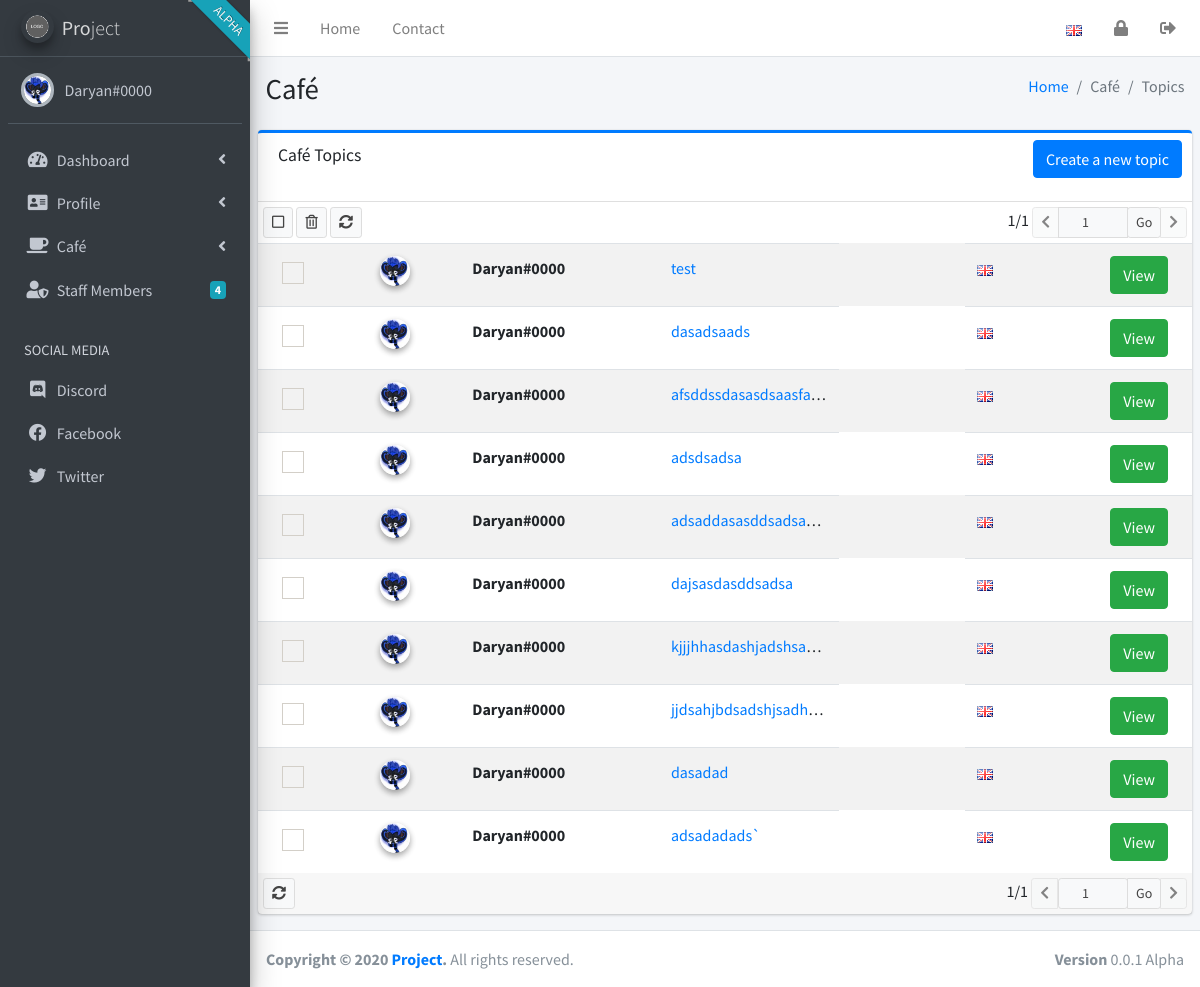
/cafe/topics.php (signed in), run on the app's committed database.
### tables this page shows
CREATE TABLE `users` (
  `PlayerID` int(11) NOT NULL,
  `Username` text NOT NULL,
  `NameID` int(11) NOT NULL,
  `Password` text NOT NULL,
  `PrivLevel` int(11) NOT NULL,
  `TitleNumber` int(11) NOT NULL,
  `FirstCount` int(11) NOT NULL,
  `CheeseCount` int(11) NOT NULL,
  `ShamanCheeses` int(11) NOT NULL,
  `ShopCheeses` int(11) NOT NULL,
  `ShopFraises` int(11) NOT NULL,
  `ShamanSaves` int(11) NOT NULL,
  `HardModeSaves` int(11) NOT NULL,
  `DivineModeSaves` int(11) NOT NULL,
  `BootcampCount` int(11) NOT NULL,
  `ShamanType` int(11) NOT NULL,
  `Look` text NOT NULL,
  `MouseColor` text NOT NULL,
  `ShamanColor` text NOT NULL,
  `RegDate` int(11) NOT NULL,
  `CheeseTitleList` text NOT NULL,
  `FirstTitleList` text NOT NULL,
  `BootcampTitleList` text NOT NULL,
  `ShamanTitleList` text NOT NULL,
  `HardModeTitleList` text NOT NULL,
  `DivineModeTitleList` text NOT NULL,
  `ShopTitleList` text NOT NULL,
  `SpecialTitleList` text NOT NULL,
  `ShopItems` text NOT NULL,
  `ShamanItems` text NOT NULL,
  `ShamanEquipedItems` text NOT NULL,
  `Clothes` text NOT NULL,
  `ShopBadges` text NOT NULL,
  `TotemItemCount` int(11) NOT NULL,
  `Totem` text NOT NULL,
  `BanHours` int(11) NOT NULL,
  `Email` text NOT NULL,
  `MapCrew` tinyint(1) NOT NULL,
  `LuaDev` tinyint(1) NOT NULL,
  `FunCorp` tinyint(1) NOT NULL,
  `ShamanLevel` int(11) NOT NULL,
  `ShamanExp` int(11) NOT NULL,
  `ShamanExpNext` int(11) NOT NULL,
  `Skills` text NOT NULL,
  `LastOn` int(11) NOT NULL,
  `Gender` int(11) NOT NULL,
  `MarriageID` int(11) NOT NULL,
  `LastDivorceTimer` int(11) NOT NULL,
  `TribeCode` int(11) NOT NULL,
  `TribeRank` int(11) NOT NULL,
  `Karma` int(11) NOT NULL,
  `TribunalCorrect` int(11) NOT NULL,
  `TribunalIncorrect` int(11) NOT NULL,
  `ElectionVoted` tinyint(1) NOT NULL,
  `Gifts` text NOT NULL,
  `Messages` text NOT NULL,
  `SurvivorStats` text NOT NULL,
  `RacingStats` text NOT NULL,
  `ShamanBadges` text NOT NULL,
  `EquipedShamanBadge` int(11) NOT NULL,
  `Consumables` text NOT NULL,
  `EquipedConsumables` text NOT NULL,
  `Letters` text NOT NULL,
  `Pet` int(11) NOT NULL,
  `PetEnd` int(11) NOT NULL,
  `IceCoins` int(11) NOT NULL,
  `IceTokens` int(11) NOT NULL,
  `VipTime` int(11) NOT NULL,
  `Time` int(11) NOT NULL,
  `GodFather` text NOT NULL,
  `RoundsCount` int(11) NOT NULL,
  `MuteTime` int(11) NOT NULL,
  `MuteReason` text NOT NULL,
  `PermaBanned` tinyint(1) NOT NULL,
  `BanTime` int(11) NOT NULL,
  `BanReason` text NOT NULL,
  `NameColor` text NOT NULL,
  `forum` int(1) NOT NULL DEFAULT '0'
);

CREATE TABLE `cafetopics` (
  `TopicID` int(11) NOT NULL,
  `Title` text NOT NULL,
  `AuthorID` int(11) NOT NULL,
  `Langue` text NOT NULL
);

### langs/lang_driver.php (called while the page is built, shortened)
<?php
function item($section, $name)
{
    return json_decode(file_get_contents(__DIR__ . '/' . SYS_LANG . '.json'), true)[$section][$name];
}
?>

### includes/userinfo.inc.php (called while the page is built, shortened)
<?php
require $_SERVER['DOCUMENT_ROOT'] . '/includes/dbconfig.inc.php';
if (empty($_SESSION['user_id'])) {
    header('location: /login.php');
} else {
    $id = $_SESSION['user_id'];
    $sql = "SELECT * FROM users WHERE PlayerID = ?;";
    $stmt = mysqli_stmt_init($con);
    if (!mysqli_stmt_prepare($stmt, $sql)) {
        header("location: index.php?error=sqlerror");
        exit();
    } else {
        mysqli_stmt_bind_param($stmt, "i", $id);
        mysqli_stmt_execute($stmt);
        $result = mysqli_stmt_get_result($stmt);
        if ($row = mysqli_fetch_assoc($result)) {
            if ($row['PlayerID'] == $id) {
                $username = $row['Username'];
                $privLevel = $row['PrivLevel'];
                $tag = $row['NameID'];
                $tag = str_pad($tag, 4, '0', STR_PAD_LEFT);
                if (file_exists($_SERVER['DOCUMENT_ROOT'] . '/avatars/' . $id . '/' . $id . '.jpg')) {
                    $srcImage = "/avatars/$id/$id.jpg";
                    $filemtime = time();
                    $image = $srcImage . '?' . $filemtime;
                } else {
                    $filemtime = time();
                    $image = "/images/placeholder.png?$filemtime";
                }
            }
        }
    }
}
?>

### includes/staffCount.inc.php (called while the page is built, shortened)
<?php
function staffCount($con)
{
    $sql = "SELECT COUNT(Username) FROM users WHERE PrivLevel >= 3 OR MapCrew = 1;";
    $result = mysqli_query($con, $sql);
    $rows = mysqli_fetch_row($result);
    return $rows[0];
}

### includes/topics.inc.php (the view)
<?php
require $_SERVER['DOCUMENT_ROOT'] . '/includes/dbconfig.inc.php';
require_once $_SERVER['DOCUMENT_ROOT'] . '/includes/userinfo.inc.php';
if (isset($_GET['page']) && is_numeric($_GET['page']) && !$_GET['page'] < 1) {
    $pageno = $_GET['page'];
} else {
    $pageno = 1;
}
$no_of_records_per_page = 10;
$offset = ($pageno - 1) * $no_of_records_per_page;
$total_pages_sql = "SELECT COUNT(*) FROM cafetopics";
$result = mysqli_query($con, $total_pages_sql);
$total_rows = mysqli_fetch_array($result)[0];
$total_pages = ceil($total_rows / $no_of_records_per_page);
$sql = $con->query("SELECT * FROM cafetopics ORDER BY TopicID DESC LIMIT $offset, $no_of_records_per_page");
$isFirst = $pageno <= 1 ? 'disabled' : '';
$isLast = $pageno >= $total_pages ? 'disabled' : '';
$prev = $pageno <= 1 ? '#' : $pageno - 1;
$next = $pageno >= $total_pages ? '#' : $pageno + 1;
$actual_link = (isset($_SERVER['HTTPS']) && $_SERVER['HTTPS'] === 'on' ? "https" : "http") . "://$_SERVER[HTTP_HOST]$_SERVER[REQUEST_URI]";
if ($privLevel >= 5) {
    $checkAllRemove = '<form method="post" action="/includes/removeTopic.inc.php" id="removeTopic"><button type="button" class="btn btn-default btn-sm checkbox-toggle"><i class="far fa-square"></i></button> <div class="btn-group"><button type="submit" class="btn btn-default btn-sm" name="deleteBtn"><i class="far fa-trash-alt"></i></button></div>';
} else {
    $checkAllRemove = '';
}
echo '
                        <div class="mailbox-controls">
                            ' . $checkAllRemove . '
                            <a href="' . $actual_link . '" class="btn btn-default btn-sm"><i class="fas fa-sync-alt"></i></a>
                            <div class="float-right">
                                ' . $pageno . '/' . $total_pages . '
                                <div class="btn-group">
                                    <a href="?page=' . $prev . '" class="btn btn-default btn-sm ' . $isFirst . '"><i class="fas fa-chevron-left"></i></a>
                                    <form method="get" class="input-group">
                                        <input type="number" class="btn btn-default btn-sm" placeholder="' . $pageno . ' - ' . $total_pages . '" min="1" max="' . $total_pages . '" value="' . $pageno . '" name="page">
                                        <span class="input-group-append">
                                            <button type="submit" class="btn btn-default btn-sm" name="nextPage">Go</button>
                                        </span>
                                    <a href="?page=' . $next . '" class="btn btn-default btn-sm ' . $isLast . '"><i class="fas fa-chevron-right"></i></a>
                                </div>
                            </div>
                        </div>
                        <div class="table-responsive mailbox-messages">
                            <table class="table table-hover table-striped">
                                <tbody>
';
while ($row = $sql->fetch_array()) {
    $id = $row['AuthorID'];
    $sqlUser = "SELECT * FROM users WHERE PlayerID = ?;";
    $stmt = mysqli_stmt_init($con);
    if (!mysqli_stmt_prepare($stmt, $sqlUser)) {
        header("location: index.php?error=sqlerror");
    } else {
        mysqli_stmt_bind_param($stmt, "i", $id);
        mysqli_stmt_execute($stmt);
        $result = mysqli_stmt_get_result($stmt);
        if ($data = mysqli_fetch_assoc($result)) {
            if ($data['PlayerID'] == $id) {
                $username = $data['Username'];
                $tag = $data['NameID'];
                $tag = str_pad($tag, 4, '0', STR_PAD_LEFT);
                $fullname = $username . '#' . $tag;
                $flag = "/images/flags/" . $row['Langue'] . ".png";
                if (file_exists($_SERVER['DOCUMENT_ROOT'] . '/avatars/' . $id . '/' . $id . '.jpg')) {
                    $srcImage = "/avatars/$id/$id.jpg";
                    $filemtime = time();
                    $image = $srcImage . '?' . $filemtime;
                } else {
                    $filemtime = time();
                    $image = "/images/placeholder.png?$filemtime";
                }
                if ($privLevel >= 5) {
                    $removeCheck = '<td><div class="icheck-primary"><input type="checkbox" name="topicID[]" id="topic_' . $row['TopicID'] . '" value="' . $row['TopicID'] . '"><label for="topic_' . $row['TopicID'] . '"></label></div></td>';
                } else {
                    $removeCheck = '';
                }
                echo '
<tr>
    ' . $removeCheck . '
    <td><div class="image"><img src="' . $image . '" width="30px" height="30px" class="img-circle elevation-2" alt="User Image"></div></td>
    <td class="mailbox-name"><b>' . $fullname . '</b></td>
    <td class="mailbox-subject"><a href="/cafe/read.php?id=' . $row['TopicID'] . '">' . $row['Title'] . '</a></td>
    <td><img src="' . $flag . '" alt="' . $row['Langue'] . '"></td>
    <td class="text-white text-right"><a href="/cafe/read.php?id=' . $row['TopicID'] . '" class="btn btn-success justify-content-end">' . item("main", "view") . '</a></td>
</tr>
                ';
            }
        }
    }
}
if ($privLevel >= 5) {
    $formBack = '</form>';
} else {
    $formBack = '';
}
echo '
    </tbody>
    </table>
    </form>
    ' . $formBack . '
    </div>
    </div>
    <div class="card-footer p-0">
        <div class="mailbox-controls">
            <a href="' . $actual_link . '" class="btn btn-default btn-sm"><i class="fas fa-sync-alt"></i></a>
            <div class="float-right">
                                ' . $pageno . '/' . $total_pages . '
                                <div class="btn-group">
                                    <a href="?page=' . $prev . '" class="btn btn-default btn-sm ' . $isFirst . '"><i class="fas fa-chevron-left"></i></a>
                                    <form method="get" class="input-group">
                                        <input type="number" class="btn btn-default btn-sm" placeholder="' . $pageno . ' - ' . $total_pages . '" min="1" max="' . $total_pages . '" value="' . $pageno . '" name="page">
                                        <span class="input-group-append">
                                            <button type="submit" class="btn btn-default btn-sm">Go</button>
                                        </span>
                                    </form>
                                    <a href="?page=' . $next . '" class="btn btn-default btn-sm ' . $isLast . '"><i class="fas fa-chevron-right"></i></a>
                </div>
            </div>
        </div>
    </div>
';
?>

### sidebar.php (shortened to what this page needs)
<?php
require_once 'langs/langselected.php';
require_once 'includes/userinfo.inc.php';
require_once 'includes/staffCount.inc.php';
echo '
<body class="hold-transition sidebar-mini">
<div class="wrapper">
  <nav class="main-header navbar navbar-expand navbar-white navbar-light">
    <ul class="navbar-nav">
      <li class="nav-item">
        <a class="nav-link" data-widget="pushmenu" href="#" role="button"><i class="fas fa-bars"></i></a>
      </li>
      <li class="nav-item d-none d-sm-inline-block">
        <a href="/" class="nav-link">' . item("main", "home") . '</a>
      </li>
      <li class="nav-item d-none d-sm-inline-block">
        <a href="#" class="nav-link">' . item("main", "contact") . '</a>
      </li>
    </ul>
    <ul class="navbar-nav ml-auto">
      <li class="nav-item dropdown">
        <a class="nav-link" data-toggle="dropdown" href="#">
          <img src="/images/flags/' . $_SESSION['SYS_LANG'] . '.png">
        </a>
        <div class="dropdown-menu dropdown-menu-right p-0">
          <a href="?lang=en" class="dropdown-item ';
echo $english;
echo '"><img src="/images/flags/en.png"> English</a>
          <a href="?lang=es" class="dropdown-item ';
echo $spanish;
echo '"><img src="/images/flags/es.png"> Español</a>
          <div class="dropdown-divider"></div>
          <a href="#" class="dropdown-item">
            ' . item("main", "translateFooter") . '</a>
        </div>
      </li>
      <li class="nav-item">
        <a class="nav-link" href="?lock=1" role="button">
          <i class="fas fa-lock"></i>
        </a>
      </li>
      <li class="nav-item">
        <a class="nav-link" href="/logout.php" role="button">
          <i class="fas fa-sign-out-alt"></i>
        </a>
      </li>
  </nav>
  <aside class="main-sidebar sidebar-dark-primary elevation-4 overflow-hidden">
  <div class="ribbon-wrapper"><div class="ribbon bg-info">Alpha</div></div>
    <a href="/" class="brand-link">
    <img src="/images/logo.png" alt="' . item("site", "siteName") . '" class="brand-image img-circle elevation-3">
      <span class="brand-text font-weight-light">' . item("site", "siteNameHTML") . '</span>
    </a>
    <div class="sidebar">
      <div class="user-panel mt-3 pb-3 mb-3 d-flex">
        <div class="image">';
echo '<img src="' . $image . '" class="profile-user-img img-circle p-0 profile-picture">
        </div>
        <div class="info">
          <a href="/profile/stats.php" class="d-block">' . $username . '#' . $tag . '</a>
        </div>
      </div>
      <nav class="mt-2">
        <ul class="nav nav-pills nav-sidebar flex-column" data-widget="treeview" role="menu" data-accordion="false">
          <li class="nav-item has-treeview dashboard">
            <a href="#" class="nav-link">
              <i class="nav-icon fas fa-tachometer-alt"></i>
              <p>
                ' . item("main", "dashboard") . '
                <i class="right fas fa-angle-left"></i>
              </p>
            </a>
                  <p>' . item("main", "home") . '</p>
          </li>
          <li class="nav-item has-treeview">
            <a href="#" class="nav-link">
              <i class="nav-icon fas fa-address-card"></i>
              <p>
                ' . item("main", "profile") . '
                <i class="right fas fa-angle-left"></i>
              </p>
            </a>
                  <p>' . item("main", "stats") . '</p>
                  <p>' . item("main", "detailsChange") . '</p>
                  <p>' . item("main", "avatarChange") . '</p>
          </li>
          <li class="nav-item has-treeview">
            <a href="#" class="nav-link">
              <i class="nav-icon fas fa-coffee"></i>
              <p>
                ' . item("main", "cafe") . '
                <i class="right fas fa-angle-left"></i>
              </p>
            </a>
                  <p>' . item("main", "createPost") . '</p>
                  <p>' . item("main", "cafe") . ' ' . item("main", "topics") . '</p>
          </li>
          <li class="nav-item">
            <a href="/staff.php" class="nav-link">
              <i class="nav-icon fa fa-user-shield"></i>
              <p>
                ' . item("main", "staffMembers") . '
                <span class="badge badge-info right">' . staffCount($con) . '</span>
              </p>
            </a>
            </li>
          <li class="nav-header">' . item("main", "socialMedia") . '</li>
          <li class="nav-item">
            <a href="' . item("links", "discord") . '" class="nav-link" target="_blank">
              <i class="nav-icon fab fa-discord"></i>
              <p>
                Discord
              </p>
            </a>
            </li>
            <li class="nav-item">
            <a href="' . item("links", "facebook") . '" class="nav-link" target="_blank">
              <i class="nav-icon fab fa-facebook"></i>
              <p>
                Facebook
              </p>
            </a>
            </li>
            <li class="nav-item">
            <a href="' . item("links", "twitter") . '" class="nav-link" target="_blank">
              <i class="nav-icon fab fa-twitter"></i>
              <p>
                Twitter
              </p>
            </a>
          </li>
      </nav>
    </div>
  </aside>
';

### cafe/topics.php (style rules this page uses)
.mailbox-subject { display: inline-block; width: 180px; white-space: nowrap; overflow: hidden !important; text-overflow: ellipsis; }

### data on the page
users: Username "Daryan", NameID "0000"
cafetopics: AuthorID.NameID "Daryan#0000", Title "test"
cafetopics: AuthorID.NameID "Daryan#0000", Title "dasadsaads"
cafetopics: AuthorID.NameID "Daryan#0000", Title "afsddssdasasdsaasfa…"
cafetopics: AuthorID.NameID "Daryan#0000", Title "adsdsadsa"
cafetopics: AuthorID.NameID "Daryan#0000", Title "adsaddasasddsadsa…"
cafetopics: AuthorID.NameID "Daryan#0000", Title "dajsasdasddsadsa"
cafetopics: AuthorID.NameID "Daryan#0000", Title "kjjjhhasdashjadshsa…"
cafetopics: AuthorID.NameID "Daryan#0000", Title "jjdsahjbdsadshjsadh…"
cafetopics: AuthorID.NameID "Daryan#0000", Title "dasadad"
cafetopics: AuthorID.NameID "Daryan#0000", Title "adsadadads`"

### other printed values
item("main", "home") "Home"
item("main", "contact") "Contact"
item("site", "siteNameHTML") "Pro ject"
item("main", "dashboard") "Dashboard"
item("main", "profile") "Profile"
item("main", "cafe") "Café"
item("main", "staffMembers") "Staff Members"
staffCount($con) "4"
item("main", "socialMedia") "SOCIAL MEDIA"
item("main", "topics") "Topics"
item("main", "createTopic") "Create a new topic"
$pageno "1"
$total_pages "1"
item("site", "version") "Version"
item("site", "siteVersion") "0.0.1 Alpha"
